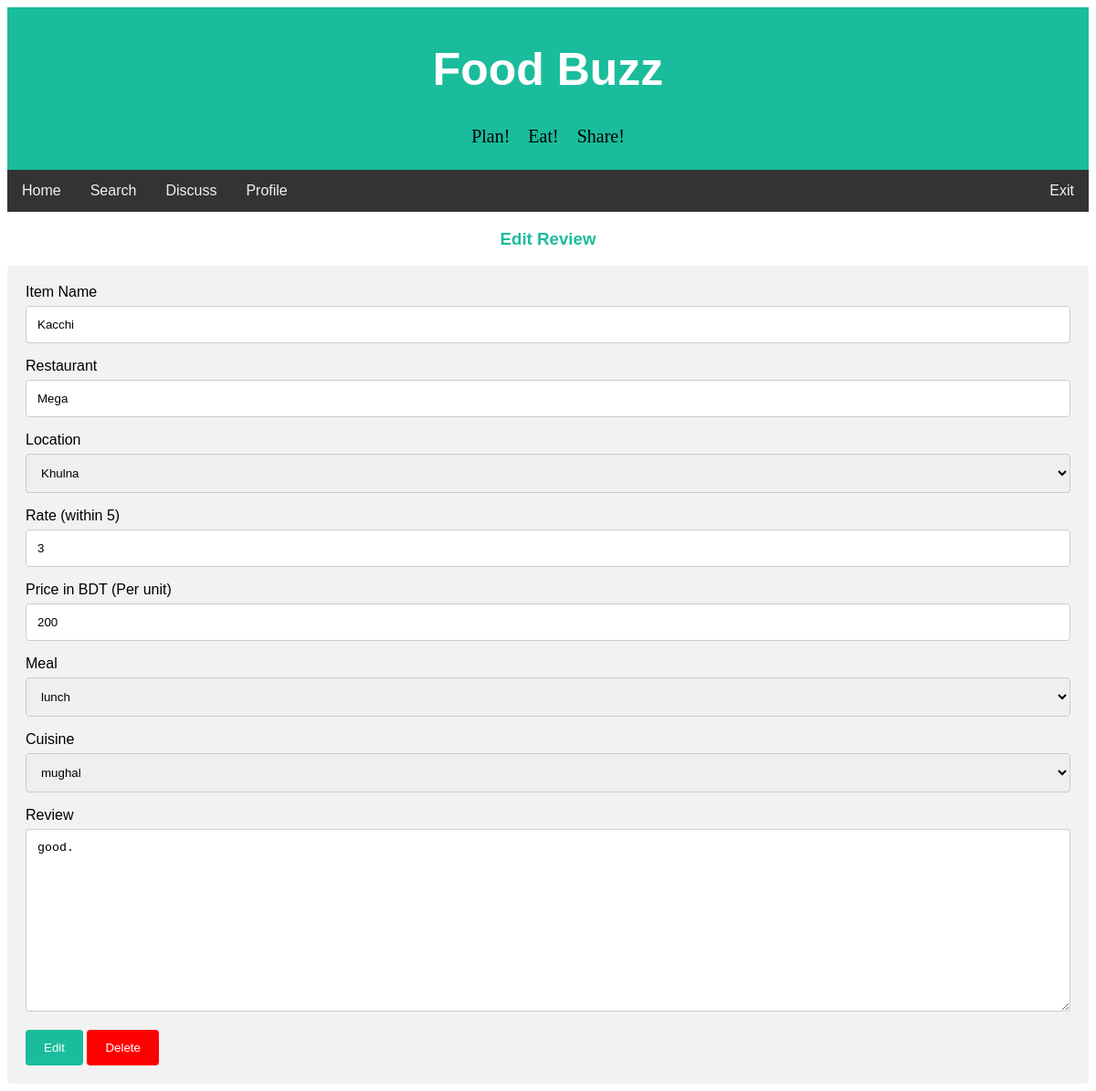
The page /foodbuzz/edit_review.php?review_id=1 (signed in) on the database its author committed.
### tables this page shows
CREATE TABLE `review` (
  `review_id` int(20) NOT NULL,
  `user_id` int(11) NOT NULL,
  `item_name` varchar(50) NOT NULL,
  `restaurant` varchar(50) NOT NULL,
  `district` varchar(50) NOT NULL,
  `rating` int(3) NOT NULL,
  `price` int(10) NOT NULL,
  `meal_type` varchar(20) NOT NULL,
  `cuisine` varchar(20) NOT NULL,
  `description` text NOT NULL,
  `upvote` int(100) NOT NULL,
  `downvote` int(100) NOT NULL,
  `edit_count` int(5) NOT NULL,
  `review_time` datetime DEFAULT NULL,
  `img_url` text NOT NULL
);

### foodbuzz/handlers/edit.php (called while the page is built, shortened)
<?php
require 'config/config.php';
if(isset($_SESSION['username'])){
    $userLoggedIn = $_SESSION['username'];
    $user_details_query = mysqli_query($con, "SELECT * FROM users WHERE username='$userLoggedIn'");
    $user = mysqli_fetch_array($user_details_query);
}
else {
    header("Location: index.php");
}
$review_id = $_GET['review_id'];
$review_details_query = mysqli_query($con, "SELECT * FROM review WHERE review_id='$review_id'");
$review_row = mysqli_fetch_array($review_details_query);
$profile_id = $review_row['user_id'];
$profile_details_query = mysqli_query($con, "SELECT * FROM users WHERE id='$profile_id'");
?>

### foodbuzz/edit_review.php (the view, shortened to what this page needs)
<?php
require 'handlers/edit.php';
?>
<!DOCTYPE html>
<html>
<head>
<link rel="stylesheet" href="css/review.css">
</head>
<body>
<div class="header">
  <h1>Food Buzz</h1>
  <pre style= "font-family:verdana; font-size: 20px;">Plan!    Eat!    Share!</pre>
</div>
<div class="topnav" id="navbar">
  <a href="home.php">Home</a>
  <a href="search.php">Search</a>
  <a href="discuss.php">Discuss</a>
  <a href="profile.php?profileId=<?php echo$user['id']; ?>">Profile</a>
  <a href="handlers/logout.php" style="float:right">Exit</a>
</div>
<h3 style="text-align:center; color:#1abc9c">Edit Review</h3>
<div class="container">
  <form action="edit_review.php?review_id=<?php echo $review_id ?>" method="POST" enctype="multipart/form-data">
    <label for="item_name">Item Name</label>
    <input type="text" id="item_name" name="item_name" value="<?php echo $review_row['item_name'] ?>">
    <label for="res_name">Restaurant</label>
    <input type="text" id="res_name" name="res_name" value="<?php echo $review_row['restaurant'] ?>">
    <label for="district_name">Location</label>
    <select id="district_name" name="district_name">
        <option value="khulna" selected>Khulna </option>
    </select>
    <label for="rating_point">Rate (within 5) </label>
    <input type="number" id="rating_point" name="rating_point"  min="1" max="5" value="<?php echo $review_row['rating']; ?>">
    <label for="price">Price in BDT (Per unit)</label>
    <input type="number" id="price" name="price"  min="1" value="<?php echo $review_row['price']; ?>">
    <br>
    <label for="meal_type">Meal</label>
    <select id="meal_type" name="meal_type" value="<?php echo $review_row['meal_type']; ?>">
        <option value="<?php echo $review_row['meal_type']; ?>" selected style="text-transform:capitalize;"><?php echo $review_row['meal_type']; ?></option>
    </select>
    <label for="cuisine_type">Cuisine</label>
    <select id="cuisine_type" name="cuisine_type" >
        <option value="<?php echo $review_row['cuisine']; ?>" selected style="text-transform:capitalize;"><?php echo $review_row['cuisine']; ?></option>
    </select>
    <label for="review_text">Review</label>
    <textarea id="review_text" name="review_text" style="height:200px"><?php echo $review_row['description']; ?></textarea>
    <input type="submit" name="edit_review" value="Edit">
    <input type="submit" name="dlt" value="Delete" style="background-color:red">
  </form>
</div>
</body>
</html>

### foodbuzz/css/review.css (style rules this page uses)
body { font-family: Arial, Helvetica, sans-serif; }
* { box-sizing: border-box; }
input[type=text], input[type=number], input[type=file], select, textarea { width: 100%; padding: 12px; border: 1px solid #ccc; border-radius: 4px; box-sizing: border-box; margin-top: 6px; margin-bottom: 16px; resize: vertical; }
input[type=submit] { background-color: #1abc9c; color: white; padding: 12px 20px; border: none; border-radius: 4px; cursor: pointer; }
.container { border-radius: 5px; background-color: #f2f2f2; padding: 20px; }
.header { padding: 5px; text-align: center; background: #1abc9c; }
.header h1 { font-size: 50px; color: white; }
.topnav { overflow: hidden; background-color: #333; }
.topnav a { float: left; display: block; color: #f2f2f2; text-align: center; padding: 14px 16px; text-decoration: none; }

### rows shown on the page
review: item_name "Kacchi", res_name "Mega", rating_point "3", price "200", meal_type "lunch", cuisine_type "mughal", review_text "good."
